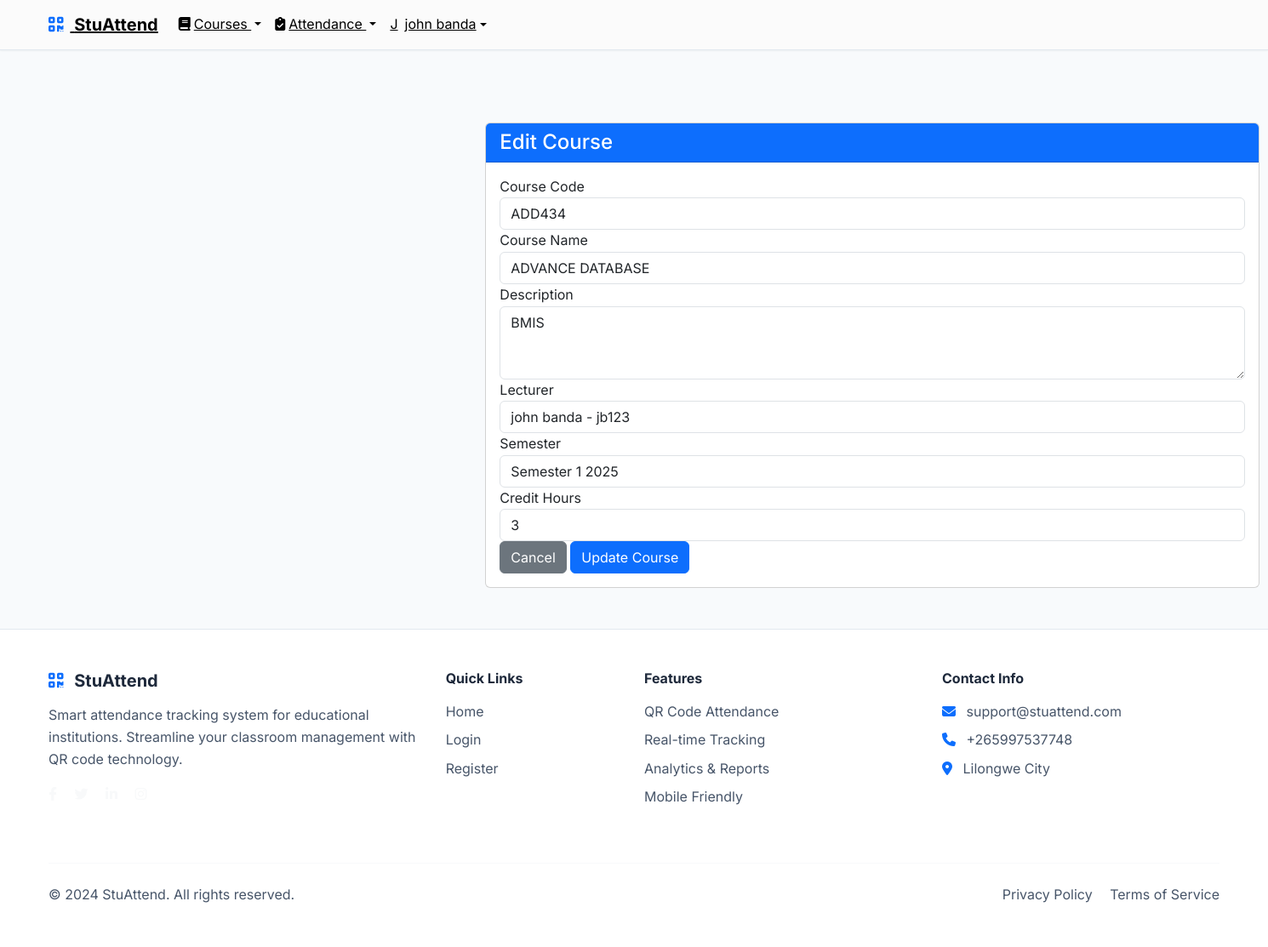
The page /courses/6/edit/ (signed in) on the database its author committed.
### accounts/models.py (models this page shows, shortened)
class User(AbstractUser):
    ROLE_CHOICES = [
        ('admin', 'Administrator'),
        ('lecturer', 'Lecturer'),
        ('student', 'Student'),
    ]
    role = models.CharField(max_length=10, choices=ROLE_CHOICES, default='student')
    email = models.EmailField(unique=True)
    phone = models.CharField(
        max_length=15,
        validators=[RegexValidator(r'^\+?1?\d{9,15}$')],
        blank=True,
        null=True
    )
    created_at = models.DateTimeField(auto_now_add=True)
    updated_at = models.DateTimeField(auto_now=True)
    USERNAME_FIELD = 'email'
    REQUIRED_FIELDS = ['username', 'first_name', 'last_name']

### courses/models.py (models this page shows, shortened)
class Course(models.Model):
    code = models.CharField(max_length=10, unique=True)
    name = models.CharField(max_length=100)
    description = models.TextField()
    credit_hours = models.IntegerField(default=3)
    lecturer = models.ForeignKey(Lecturer, on_delete=models.CASCADE, related_name='courses')
    semester = models.ForeignKey(Semester, on_delete=models.CASCADE, related_name='courses')
    created_at = models.DateTimeField(auto_now_add=True)
    class Meta:
        ordering = ['code']

### courses/views.py (the view)
# urls.py: path('<int:pk>/edit/', views.course_edit, name='course_edit'),
@login_required
def course_edit(request, pk):
    course = get_object_or_404(Course, pk=pk)
    if request.user.role not in ['admin', 'lecturer'] or (request.user.role == 'lecturer' and course.lecturer != request.user.lecturer_profile):
        messages.error(request, 'Access denied.')
        return redirect('courses:course_list')
    if request.method == 'POST':
        form = CourseForm(request.POST, instance=course)
        if form.is_valid():
            form.save()
            messages.success(request, 'Course updated successfully!')
            return redirect('courses:course_detail', pk=course.pk)
    else:
        form = CourseForm(instance=course)
    return render(request, 'courses/course_form.html', {'form': form})

### courses/forms.py
class CourseForm(forms.ModelForm):
    class Meta:
        model = Course
        fields = ['code', 'name', 'description', 'credit_hours', 'lecturer', 'semester']
        widgets = {
            'code': forms.TextInput(attrs={'class': 'form-control'}),
            'name': forms.TextInput(attrs={'class': 'form-control'}),
            'description': forms.Textarea(attrs={'class': 'form-control', 'rows': 3}),
            'credit_hours': forms.NumberInput(attrs={'class': 'form-control'}),
            'lecturer': forms.Select(attrs={'class': 'form-control'}),
            'semester': forms.Select(attrs={'class': 'form-control'}),
        }

### accounts/models.py (called while the page is built)
    def __str__(self):
        return f"{self.user.get_full_name()} - {self.employee_id}"

### courses/models.py (called while the page is built)
    def __str__(self):
        return f"{self.name} {self.year}"

### templates/courses/course_form.html (shortened to what this page needs)
{% extends 'base/base.html' %}
{% load static %}
{% block content %}
<div class="container mt-5">
    <div class="row">
        <div class="col-md-8 offset-md-2">
            <div class="card">
                <div class="card-header bg-primary text-white">
                    <h4 class="mb-0">
                        {% if form.instance.pk %}Edit Course{% else %}Create New Course{% endif %}
                    </h4>
                </div>
                <div class="card-body">
                    <form method="post">
                        <div class="form-group">
                            <label for="{{ form.code.id_for_label }}">Course Code</label>
                            {{ form.code }}
                        </div>
                        <div class="form-group">
                            <label for="{{ form.name.id_for_label }}">Course Name</label>
                            {{ form.name }}
                        </div>
                        <div class="form-group">
                            <label for="{{ form.description.id_for_label }}">Description</label>
                            {{ form.description }}
                        </div>
                        <div class="form-group">
                            <label for="{{ form.lecturer.id_for_label }}">Lecturer</label>
                            {{ form.lecturer }}
                        </div>
                        <div class="form-group">
                            <label for="{{ form.semester.id_for_label }}">Semester</label>
                            {{ form.semester }}
                        </div>
                        <div class="form-group">
                            <label for="{{ form.credit_hours.id_for_label }}">Credit Hours</label>
                            {{ form.credit_hours }}
                        </div>
                        <div class="form-group text-right">
                            <a href="{% url 'courses:course_list' %}" class="btn btn-secondary">Cancel</a>
                            <button type="submit" class="btn btn-primary">
                                {% if form.instance.pk %}Update Course{% else %}Create Course{% endif %}
                            </button>
                        </div>
                    </form>
                </div>
            </div>
        </div>
    </div>
</div>
{% endblock %}

### templates/base/base.html (shortened to what this page needs)
<!DOCTYPE html>
<html lang="en">
{% load static %}
<head>
    <link href="https://cdn.jsdelivr.net/npm/bootstrap@5.3.0/dist/css/bootstrap.min.css" rel="stylesheet">
    <link rel="stylesheet" href="https://cdn.jsdelivr.net/npm/bootstrap-icons@1.10.0/font/bootstrap-icons.css">
    <link rel="stylesheet" href="https://cdnjs.cloudflare.com/ajax/libs/font-awesome/6.4.0/css/all.min.css">
    <link rel="stylesheet" href="{% static 'css/modern-styles.css' %}">
    <link rel="stylesheet" href="{% static 'css/styles.css' %}">
</head>
<body>
    <nav class="navbar navbar-expand-lg navbar-modern fixed-top" id="mainNavbar">
        <div class="container">
            <a class="navbar-brand fw-bold" href="/">
                <i class="fas fa-qrcode text-primary me-2"></i>
                StuAttend
            </a>
            <div class="collapse navbar-collapse" id="navbarNav">
                <ul class="navbar-nav">
                    {% if user.is_authenticated %}
                        <li class="nav-item dropdown">
                            <a class="nav-link dropdown-toggle {% if 'courses' in request.path %}active{% endif %}" href="#" id="coursesDropdown" role="button" data-bs-toggle="dropdown" aria-expanded="false">
                                <i class="fas fa-book me-1"></i>Courses
                            </a>
                        </li>
                        <li class="nav-item dropdown">
                            <a class="nav-link dropdown-toggle {% if 'attendance' in request.path %}active{% endif %}" href="#" id="attendanceDropdown" role="button" data-bs-toggle="dropdown" aria-expanded="false">
                                <i class="fas fa-clipboard-check me-1"></i>Attendance
                            </a>
                        </li>
                        <li class="nav-item dropdown">
                            <a class="nav-link dropdown-toggle d-flex align-items-center" href="#" id="navbarDropdown" role="button" data-bs-toggle="dropdown">
                                <div class="avatar-circle me-2">
                                    {{ user.get_full_name|default:user.username|first|upper }}
                                </div>
                                {{ user.get_full_name|default:user.username }}
                            </a>
                        </li>
                    {% endif %}
                </ul>
            </div>
        </div>
    </nav>
    <main class="{% if not request.path == '/' %}main-content container-fluid mt-5 pt-5{% endif %}">
        {% block content %}{% endblock %}
    </main>
    <footer class="footer-modern py-5 mt-5">
        <div class="container">
            <div class="row">
                <div class="col-lg-4 mb-4">
                    <h5 class="fw-bold mb-3">
                        <i class="fas fa-qrcode text-primary me-2"></i>
                        StuAttend
                    </h5>
                    <p class="text-light-emphasis">
                        Smart attendance tracking system for educational institutions.
                        Streamline your classroom management with QR code technology.
                    </p>
                    <div class="social-links">
                        <a href="#" class="text-light me-3"><i class="fab fa-facebook-f"></i></a>
                        <a href="#" class="text-light me-3"><i class="fab fa-twitter"></i></a>
                        <a href="#" class="text-light me-3"><i class="fab fa-linkedin-in"></i></a>
                        <a href="#" class="text-light"><i class="fab fa-instagram"></i></a>
                    </div>
                </div>
                <div class="col-lg-2 mb-4">
                    <h6 class="fw-bold mb-3">Quick Links</h6>
                    <ul class="list-unstyled">
                        <li class="mb-2"><a href="/" class="text-light-emphasis text-decoration-none">Home</a></li>
                        <li class="mb-2"><a href="{% url 'accounts:login' %}" class="text-light-emphasis text-decoration-none">Login</a></li>
                        <li class="mb-2"><a href="{% url 'accounts:register' %}" class="text-light-emphasis text-decoration-none">Register</a></li>
                    </ul>
                </div>
                <div class="col-lg-3 mb-4">
                    <h6 class="fw-bold mb-3">Features</h6>
                    <ul class="list-unstyled">
                        <li class="mb-2"><a href="#" class="text-light-emphasis text-decoration-none">QR Code Attendance</a></li>
                        <li class="mb-2"><a href="#" class="text-light-emphasis text-decoration-none">Real-time Tracking</a></li>
                        <li class="mb-2"><a href="#" class="text-light-emphasis text-decoration-none">Analytics & Reports</a></li>
                        <li class="mb-2"><a href="#" class="text-light-emphasis text-decoration-none">Mobile Friendly</a></li>
                    </ul>
                </div>
                <div class="col-lg-3 mb-4">
                    <h6 class="fw-bold mb-3">Contact Info</h6>
                    <ul class="list-unstyled">
                        <li class="mb-2">
                            <i class="fas fa-envelope text-primary me-2"></i>
                            <span class="text-light-emphasis">support@stuattend.com</span>
                        </li>
                        <li class="mb-2">
                            <i class="fas fa-phone text-primary me-2"></i>
                            <span class="text-light-emphasis">+265997537748</span>
                        </li>
                        <li class="mb-2">
                            <i class="fas fa-map-marker-alt text-primary me-2"></i>
                            <span class="text-light-emphasis">Lilongwe City</span>
                        </li>
                    </ul>
                </div>
            </div>
            <hr class="my-4">
            <div class="row align-items-center">
                <div class="col-md-6">
                    <p class="text-light-emphasis mb-0">&copy; 2024 StuAttend. All rights reserved.</p>
                </div>
                <div class="col-md-6 text-md-end">
                    <a href="#" class="text-light-emphasis text-decoration-none me-3">Privacy Policy</a>
                    <a href="#" class="text-light-emphasis text-decoration-none">Terms of Service</a>
                </div>
            </div>
        </div>
    </footer>
</body>
</html>

### static/css/modern-styles.css (style rules this page uses)
:root { --primary-color: #6366f1; --primary-dark: #4f46e5; --secondary-color: #8b5cf6; --accent-color: #06b6d4; --success-color: #10b981; --warning-color: #f59e0b; --error-color: #ef4444; --dark-color: #1e293b; --light-color: #f8fafc; --gray-100: #f1f5f9; --gray-200: #e2e8f0; --gray-300: #cbd5e1; --gray-400: #94a3b8; --gray-500: #64748b; --gray-600: #475569; --gray-700: #334155; --gray-800: #1e293b; --gray-900: #0f172a; --shadow-sm: 0 1px 2px 0 rgb(0 0 0 / 0.05); --shadow-md: 0 4px 6px -1px rgb(0 0 0 / 0.1), 0 2px 4px -2px rgb(0 0 0 / 0.1); --shadow-lg: 0 10px 15px -3px rgb(0 0 0 / 0.1), 0 4px 6px -4px rgb(0 0 0 / 0.1); --shadow-xl: 0 20px 25px -5px rgb(0 0 0 / 0.1), 0 8px 10px -6px rgb(0 0 0 / 0.1); --border-radius: 0.5rem; --border-radius-lg: 0.75rem; --border-radius-xl: 1rem; }
* { margin: 0; padding: 0; box-sizing: border-box; }
body { font-family: 'Inter', -apple-system, BlinkMacSystemFont, 'Segoe UI', Roboto, sans-serif; line-height: 1.6; color: var(--gray-700); background-color: var(--light-color); }
.navbar-modern { background: #FBFBFB; backdrop-filter: blur(10px); border-bottom: 1px solid var(--gray-200); transition: all 0.3s ease; box-shadow: var(--shadow-sm); z-index: 1030; }
.navbar-modern .navbar-brand, .navbar-modern .nav-link { color: initial !important; text-decoration: underline !important; }
.footer-modern { background: white; color: var(--gray-700); border-top: 1px solid var(--gray-200); padding: 3rem 0 1rem; }
.footer-modern h5, .footer-modern h6 { color: var(--gray-800); }
.footer-modern .text-light-emphasis { color: var(--gray-600) !important; }
.footer-modern a { color: initial; text-decoration: underline; transition: none; }
.footer-modern .social-links a { color: var(--gray-600); transition: color 0.3s ease; }
.footer-modern hr { border-color: var(--gray-200); }
.main-content { transition: margin-left 0.3s ease; }
@media (min-width: 992px) { .main-content { margin-left: 280px; } }
@media (min-width: 1200px) { .container { max-width: 1400px; } }
body { transition: padding-top 0.3s ease; }

### rows shown on the page
User: get_full_name|first "J", get_full_name "john banda"
Course: code "ADD434", name "ADVANCE DATABASE", description "BMIS", lecturer "john banda - jb123", semester "Semester 1 2025", credit_hours "3"
